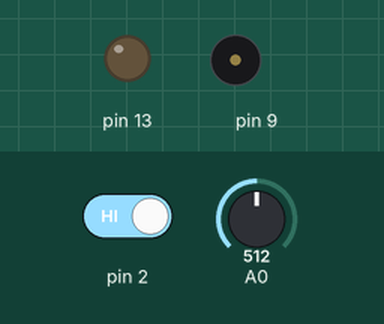
Simulated run of this sketch. Board: Arduino Uno, built with avr-gcc and run on an emulated ATmega328P. Shown: output pins drawn as LEDs (lit = HIGH), buzzer (waves = sounding). Dashed ring = blinking. The test bench sets the inputs (shaded band); at power-on: pin 2 HIGH, A0 = 512.

Above: at 1.2 s.
1.3 s: pin 2 driven LOW
At 1.7 s:
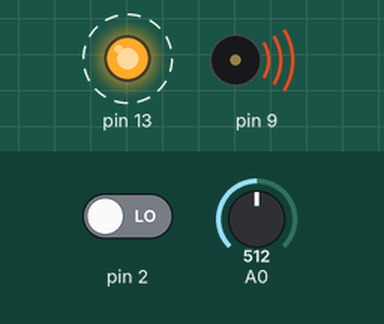
4.3 s: A0 set to 0
At 5.0 s:
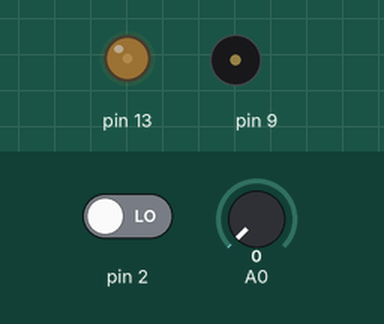
Timing chart, 0 to 4.9 s (numbered marks = the images above; inputs shaded):
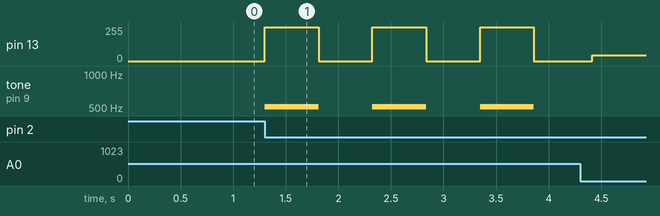

Measured:
- after the input at 1.3 s, pin 13: alternates 255/255 for 0.51 s and 0/255 for 0.51 s, starting at once; tone on pin 9: alternates 511 Hz for 0.51 s and silent for 0.51 s, starting at once
- after the input at 4.3 s, tone on pin 9: stays silent (without the input it goes to 511 Hz after 0.07 s)

The sketch:

sketch_feb03a.ino
```cpp
void setup() {
  // put your setup code here, to run once:
pinMode(13,OUTPUT);
pinMode(2,INPUT);
}

void loop() {
  // put your main code here, to run repeatedly:
  int dial = analogRead(0);
  int button = digitalRead(2);

  if (button==LOW)
  {
digitalWrite(13,HIGH);
tone(9,1023-dial);
delay(dial);
digitalWrite(13,LOW);
noTone(9);
delay(dial);
  }
  else
  {
    digitalWrite(13,LOW);
    noTone(9);
  }

}
```
